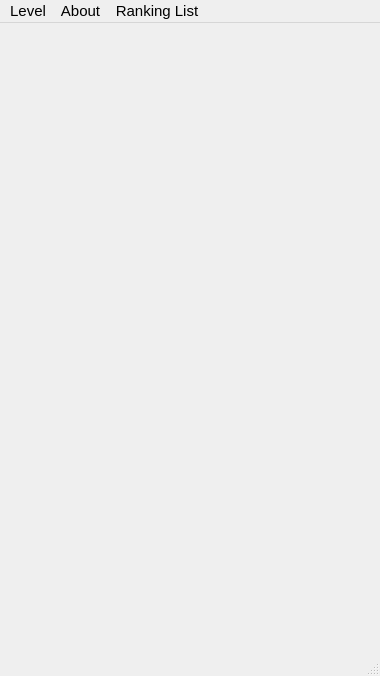
<?xml version="1.0" encoding="UTF-8"?>
<ui version="4.0">
 <class>Winmine</class>
 <widget class="QMainWindow" name="Winmine">
  <property name="geometry">
   <rect>
    <x>0</x>
    <y>0</y>
    <width>380</width>
    <height>676</height>
   </rect>
  </property>
  <property name="sizePolicy">
   <sizepolicy hsizetype="Ignored" vsizetype="Ignored">
    <horstretch>0</horstretch>
    <verstretch>0</verstretch>
   </sizepolicy>
  </property>
  <property name="maximumSize">
   <size>
    <width>16777215</width>
    <height>16777215</height>
   </size>
  </property>
  <property name="sizeIncrement">
   <size>
    <width>5</width>
    <height>5</height>
   </size>
  </property>
  <property name="font">
   <font>
    <pointsize>11</pointsize>
   </font>
  </property>
  <property name="windowTitle">
   <string>Winmine</string>
  </property>
  <widget class="QWidget" name="centralWidget"/>
  <widget class="QMenuBar" name="menuBar">
   <property name="geometry">
    <rect>
     <x>0</x>
     <y>0</y>
     <width>380</width>
     <height>17</height>
    </rect>
   </property>
   <widget class="QMenu" name="menuDemanding">
    <property name="title">
     <string>Level</string>
    </property>
    <addaction name="Easy"/>
    <addaction name="Middle"/>
    <addaction name="Hard"/>
    <addaction name="Customize"/>
   </widget>
   <widget class="QMenu" name="menuAbout">
    <property name="title">
     <string>About</string>
    </property>
    <addaction name="Instruction"/>
   </widget>
   <widget class="QMenu" name="menuRanking_List">
    <property name="title">
     <string>Ranking List</string>
    </property>
    <addaction name="View_Information"/>
   </widget>
   <addaction name="menuDemanding"/>
   <addaction name="menuAbout"/>
   <addaction name="menuRanking_List"/>
  </widget>
  <widget class="QStatusBar" name="statusBar"/>
  <action name="Easy">
   <property name="text">
    <string>Easy</string>
   </property>
  </action>
  <action name="Middle">
   <property name="text">
    <string>Middle</string>
   </property>
  </action>
  <action name="Hard">
   <property name="text">
    <string>Hard</string>
   </property>
  </action>
  <action name="Customize">
   <property name="text">
    <string>Customize</string>
   </property>
  </action>
  <action name="Instruction">
   <property name="text">
    <string> Instruction</string>
   </property>
  </action>
  <action name="View_Information">
   <property name="text">
    <string>View Information</string>
   </property>
  </action>
 </widget>
 <layoutdefault spacing="6" margin="11"/>
 <resources/>
 <connections/>
</ui>
